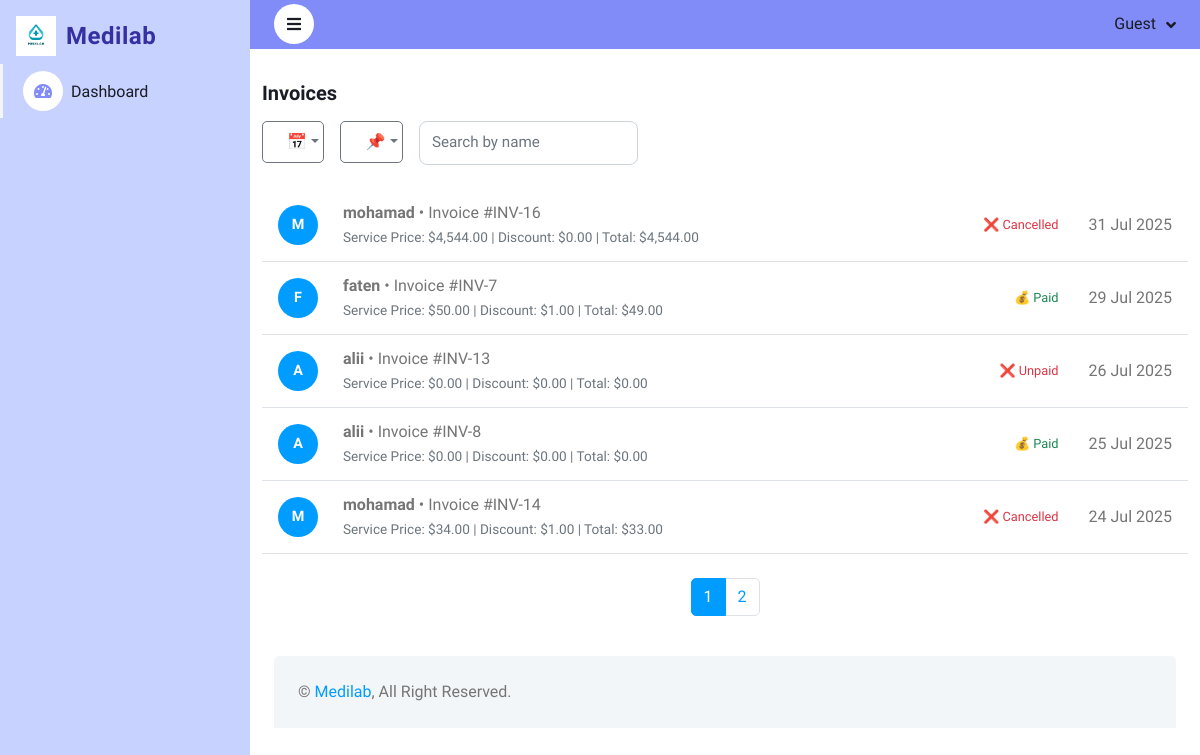
Page /frontdashboard.php on the committed database.
### tables this page shows
CREATE TABLE IF NOT EXISTS `appointments` (
  `AppID` int(11) NOT NULL AUTO_INCREMENT,
  `PatientID` int(11) DEFAULT NULL,
  `RecepID` int(11) DEFAULT NULL,
  `DepID` int(11) DEFAULT NULL,
  `DocID` int(11) DEFAULT NULL,
  `FullName` varchar(150) NOT NULL,
  `AppDate` date NOT NULL,
  `StartTime` time NOT NULL,
  `Price` decimal(10,2) NOT NULL,
  `Discount` decimal(10,2) DEFAULT '0.00',
  `Total` decimal(10,2) GENERATED ALWAYS AS ((`Price` - `Discount`)) STORED,
  `Status` enum('Paid','Cancel','Appointed') NOT NULL DEFAULT 'Appointed',
  `CreatedAt` timestamp NULL DEFAULT CURRENT_TIMESTAMP,
  `Approved` tinyint(1) DEFAULT '0',
  `message` text,
  `PaymentAmount` decimal(10,2) DEFAULT '0.00',
  `RemainingAmount` decimal(10,2) NOT NULL DEFAULT '0.00',
  PRIMARY KEY (`AppID`),
  KEY `PatientID` (`PatientID`),
  KEY `RecepID` (`RecepID`),
  KEY `DepID` (`DepID`),
  KEY `DocID` (`DocID`)
);

CREATE TABLE IF NOT EXISTS `patient` (
  `PatientID` int(11) NOT NULL AUTO_INCREMENT,
  `FullName` varchar(150) NOT NULL,
  `Email` varchar(100) DEFAULT NULL,
  `Password` varchar(255) DEFAULT NULL,
  `Gender` enum('Male','Female') NOT NULL,
  `DOB` date NOT NULL,
  `Phone` varchar(20) DEFAULT NULL,
  PRIMARY KEY (`PatientID`)
);

### frontdashboard.php (the view, shortened to what this page needs)
<?php require('common/head.php'); ?>
<body>
<?php require('common/sidebar2.php'); ?>
<div class="content">
<?php require('common/navbar.php'); ?>
<div class="container">
  <h5 class="section-title">Invoices</h5>
  <form id="filterForm" class="row g-3 mb-4" method="get">
    <div class="col-md-1 dropdown">
      <button class="btn btn-outline-secondary w-100 dropdown-toggle" type="button" data-bs-toggle="dropdown">📅</button>
    </div>
    <div class="col-md-1 dropdown">
      <button class="btn btn-outline-secondary w-100 dropdown-toggle" type="button" data-bs-toggle="dropdown">📌</button>
    </div>
    <div class="col-md-3">
      <input type="text" name="name" id="nameInput" class="form-control form-control-sm" placeholder="Search by name" value="<?= htmlspecialchars($_GET['name'] ?? '') ?>">
    </div>
  </form>
  <?php
  require_once 'dp.php';
  $conditions = [];
  $params = [];
  $types = '';
  $limit = 5;
  $page = isset($_GET['page']) && is_numeric($_GET['page']) ? max(1, intval($_GET['page'])) : 1;
  $offset = ($page - 1) * $limit;
  $whereSQL = count($conditions) ? "WHERE " . implode(" AND ", $conditions) : "";
  $countQuery = "SELECT COUNT(*) as total FROM appointments a JOIN patient p ON a.PatientID = p.PatientID $whereSQL";
  $countStmt = $conn->prepare($countQuery);
  if ($countStmt) {
    $countStmt->execute();
    $totalRows = $countStmt->get_result()->fetch_assoc()['total'] ?? 0;
  }
  $totalPages = max(1, ceil($totalRows / $limit));
  $query = "
    SELECT a.AppID, p.FullName, a.Price, a.Discount, a.Total, a.Status, a.AppDate
    FROM appointments a
    JOIN patient p ON a.PatientID = p.PatientID
    $whereSQL
    ORDER BY a.AppDate DESC
    LIMIT ? OFFSET ?
  ";
  $params[] = $limit;
  $params[] = $offset;
  $types .= 'ii';
  $stmt = $conn->prepare($query);
  if ($stmt) {
    $stmt->bind_param($types, ...$params);
    $stmt->execute();
    $result = $stmt->get_result();
    if ($result->num_rows == 0) {
      echo "<div class='alert alert-warning'>No invoices found.</div>";
    } else {
      while ($row = $result->fetch_assoc()):
        $name = $row['FullName'];
        $appID = $row['AppID'];
        $price = number_format($row['Price'], 2);
        $discount = number_format($row['Discount'], 2);
        $total = number_format($row['Total'], 2);
        $date = date("d M Y", strtotime($row['AppDate']));
        $status = strtolower($row['Status']);
        $initials = strtoupper(substr($name, 0, 1)) . (str_contains($name, ' ') ? strtoupper(substr(strrchr($name, ' '), 1, 1)) : '');
        $statusBadge = match ($status) {
          'paid' => "<span class='text-success status-badge'>💰 Paid</span>",
          'cancel' => "<span class='text-danger status-badge'>❌ Cancelled</span>",
          default => "<span class='text-danger status-badge'>❌ Unpaid</span>",
        };
  ?>
    <div class="row-item">
      <div class="patient-info">
        <div class="avatar bg-primary"><?= $initials ?></div>
        <div class="patient-details">
          <strong><?= htmlspecialchars($name) ?></strong> • Invoice #INV-<?= $appID ?><br />
          <small>Service Price: $<?= $price ?> | Discount: $<?= $discount ?> | Total: $<?= $total ?></small>
        </div>
      </div>
      <div class="status-time">
        <?= $statusBadge ?>
        <span><?= $date ?></span>
      </div>
    </div>
  <?php endwhile;
    }
  } else {
    echo "<div class='alert alert-danger'>Query error: " . $conn->error . "</div>";
  }
  ?>
  <?php if ($totalPages > 1): ?>
    <nav class="mt-4">
      <ul class="pagination justify-content-center">
        <?php
        $urlParams = $_GET;
        for ($i = 1; $i <= $totalPages; $i++):
          $urlParams['page'] = $i;
          $link = '?' . http_build_query($urlParams);
        ?>
          <li class="page-item <?= $i == $page ? 'active' : '' ?>">
            <a class="page-link" href="<?= $link ?>"><?= $i ?></a>
          </li>
        <?php endfor; ?>
      </ul>
    </nav>
  <?php endif; ?>
</div>
<?php require('common/footer.php'); ?>
</div>
</body>
</html>

### css/style.css (style rules this page uses)
:root { --primary: #009CFF; --light: #F3F6F9; --dark: #191C24; }
.btn { transition: .5s; }
.content { margin-left: 250px; min-height: 100vh; background: #FFFFFF; transition: 0.5s; }
@media (min-width: 992px) { .content { width: calc(100% - 250px); } }

### css/style1.css (style rules this page uses)
* { box-sizing: border-box; }
body { font-family: Arial, sans-serif; background-color: #f4f4f4; }

### common/head.php (style rules this page uses)
body { background-color: #f8f9fa; }
.form-control, .form-select { border-radius: 0.5rem; min-height: 44px; font-size: 0.95rem; padding: 0.6rem 0.75rem; }
.btn-outline-secondary { padding: 0.5rem 1.5rem; }

### frontdashboard.php (style rules this page uses)
.avatar { width: 40px; height: 40px; border-radius: 50%; display: flex; align-items: center; justify-content: center; color: #fff; font-weight: 600; font-size: 0.9rem; margin-right: 15px; flex-shrink: 0; }
.row-item { background: #fff; border-bottom: 1px solid #dee2e6; padding: 12px 16px; display: flex; align-items: center; justify-content: space-between; }
.patient-info { display: flex; align-items: center; gap: 10px; flex: 1; }
.patient-details small { color: #6c757d; font-size: 0.85rem; }
.status-time { display: flex; align-items: center; gap: 30px; min-width: 200px; justify-content: flex-end; }
.status-badge { font-size: 0.8rem; }
h5.section-title { margin-top: 2rem; margin-bottom: 1rem; font-weight: 600; }

### rows in the picture
appointments: PatientID.FullName "M", PatientID.FullName "mohamad", AppID "16", Price "4,544.00", Discount "0.00", Total "4,544.00", Status "❌ Cancelled", AppDate "31 Jul 2025"
appointments: PatientID.FullName "F", PatientID.FullName "faten", AppID "7", Price "50.00", Discount "1.00", Total "49.00", Status "💰 Paid", AppDate "29 Jul 2025"
appointments: PatientID.FullName "A", PatientID.FullName "alii", AppID "13", Price "0.00", Discount "0.00", Total "0.00", Status "❌ Unpaid", AppDate "26 Jul 2025"
appointments: PatientID.FullName "A", PatientID.FullName "alii", AppID "8", Price "0.00", Discount "0.00", Total "0.00", Status "💰 Paid", AppDate "25 Jul 2025"
appointments: PatientID.FullName "M", PatientID.FullName "mohamad", AppID "14", Price "34.00", Discount "1.00", Total "33.00", Status "❌ Cancelled", AppDate "24 Jul 2025"

### other values in the picture
$_SESSION['username'] "Guest"
